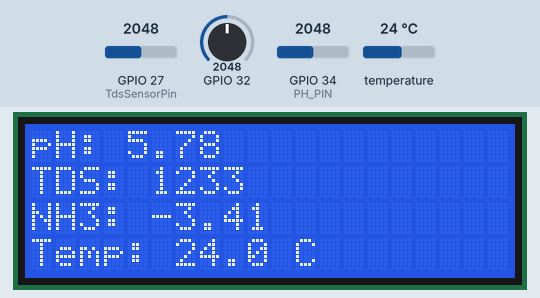
Simulated run of this sketch. Board: ESP32. On the bench: 20×4 character LCD. The test bench sets the inputs (shaded band); at power-on: temperature 24 °C, GPIO 27 (TdsSensorPin) = 2048, GPIO 32 = 2048, GPIO 34 (PH_PIN) = 2048. WiFi joins after 1.5 s; servers stay silent unless stated; uploads are accepted with an empty reply; what the sketch prints to the serial monitor is not drawn.

Above: at 5.0 s.
5.1 s: temperature set to 12 °C
At 9.3 s:
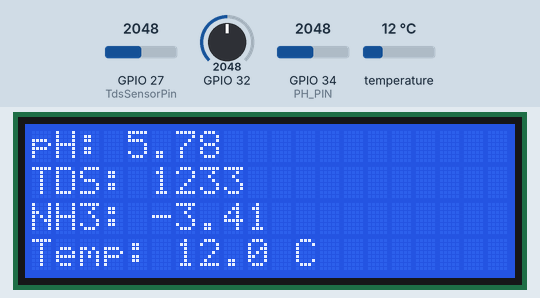
10.3 s: GPIO 27 (TdsSensorPin) set to 2866
At 13.9 s:
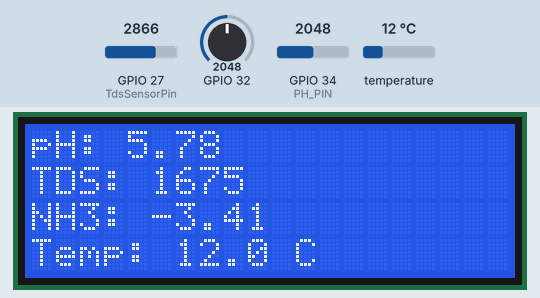
15.5 s: GPIO 32 set to 2866
At 17.3 s:
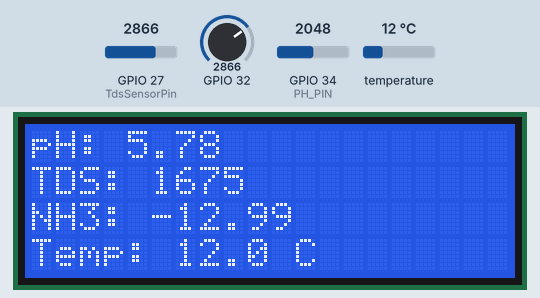
20.7 s: GPIO 34 (PH_PIN) set to 2866
At 22.0 s:
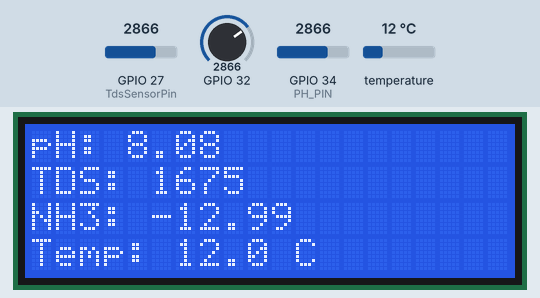
25.9 s: temperature set to 19 °C
31.1 s: GPIO 27 (TdsSensorPin) set to 3972
At 34.8 s:
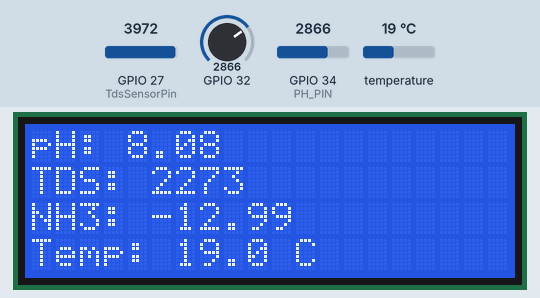
Timing chart, 0 to 36.3 s (numbered marks = the images above; inputs shaded):
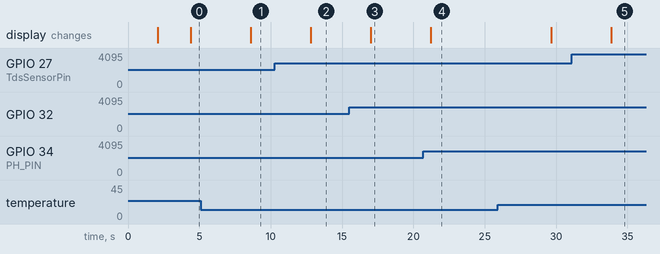

Measured:
- after the input at 5.1 s, the display: changes after 3.5 s (image 1)
- after the input at 10.3 s, the display: changes after 2.5 s (image 2)
- after the input at 15.5 s, the display: changes after 1.5 s (image 3)
- after the input at 20.7 s, the display: changes after 0.53 s (image 4)
- after the input at 31.1 s, the display: changes after 2.8 s (image 5)

The sketch:

bismillah.ino
```cpp
#include <Wire.h>
#include <LiquidCrystal_I2C.h>
#include <WiFi.h>
#include <HTTPClient.h>
#include <OneWire.h>
#include <DallasTemperature.h>

// Inisialisasi LCD I2C (alamat 0x27)
LiquidCrystal_I2C lcd(0x27, 20, 4);

// Wi-Fi credentials
const char * ssid = "indonesia";
const char * pass = "12345678q";

// Host untuk server pengumpulan data
const char* host = "192.168.18.103"; // Sesuaikan dengan alamat IP server Anda

// Definisi pin I2C SDA dan SCL
#define I2C_SDA 21
#define I2C_SCL 22

// Inisialisasi sensor OneWire dan DallasTemperature
const int oneWireBus = 15;
OneWire oneWire(oneWireBus);
DallasTemperature sensors(&oneWire);

// Definisi pin sensor pH dan TDS
#define PH_PIN 34
#define VREF 3.3
float pHOffset = 0.0;
#define TdsSensorPin 27

void setup() {
  // Inisialisasi Serial Monitor
  Serial.begin(115200);

  // Inisialisasi LCD
  lcd.begin(); // Jika perlu, gunakan init() jika begin() tidak efektif
  lcd.backlight();

  // Pesan awal di LCD
  lcd.setCursor(0, 0);
  lcd.print("System Ready");
  delay(2000);
  lcd.clear();

  // Inisialisasi sensor suhu DS18B20
  sensors.begin();

  // Koneksi ke Wi-Fi
  Serial.println("Connecting to Wi-Fi...");
  WiFi.begin(ssid, pass);
  while (WiFi.status() != WL_CONNECTED) {
    Serial.print(".");
    delay(500);
  }
  Serial.println("Connected!");
  Serial.print("IP Address: ");
  Serial.println(WiFi.localIP());
}

void loop() {
  sensors.requestTemperatures(); // Minta pembacaan suhu terbaru
  float temperatureC = sensors.getTempCByIndex(0); // Baca suhu

  int analogValuePH = analogRead(PH_PIN);
  float voltagePH = analogValuePH * (VREF / 4095.0);
  float pHValue = 3.5 * voltagePH + pHOffset;

  int tdsValue = analogRead(TdsSensorPin);
  float tds = ((0.5406 * tdsValue) + 125.74);
  tds = max(tds, 0.0f); // Pastikan TDS tidak negatif

  int sensorValueMQ135 = analogRead(32);
  float voltageMQ135 = (5.0 * sensorValueMQ135) / 4095.0;
  float ammonia = (-0.3335 * pow(voltageMQ135, 3)) + (-0.2473 * pow(voltageMQ135, 2)) + (0.982 * voltageMQ135) + 0.8953;

  // Update LCD
  lcd.clear();
  lcd.setCursor(0, 0);
  lcd.print("pH: ");
  lcd.print(pHValue, 2);
  lcd.setCursor(0, 1);
  lcd.print("TDS: ");
  lcd.print(tds, 0);
  lcd.setCursor(0, 2);
  lcd.print("NH3: ");
  lcd.print(ammonia, 2);
  lcd.setCursor(0, 3);
  lcd.print("Temp: ");
  lcd.print(temperatureC, 1);
  lcd.print(" C");

  // Kirim data ke server
  WiFiClient client;
  if (!client.connect(host, 80)) {
    Serial.println("Connection failed!");
    return;
  }

  String url = "http://" + String(host) + "/monitoring/api/receive_data.php?suhu=" + String(temperatureC) + "&amonia=" + String(ammonia) + "&tds=" + String(tds) + "&ph=" + String(pHValue);
  HTTPClient http;
  http.begin(url);
  int httpCode = http.GET();

  if (httpCode > 0) {
    String response = http.getString();
    Serial.println("Response: " + response);
  } else {
    Serial.println("Error on HTTP request");
  }
  http.end();

  delay(3000); // Delay sebelum loop berikutnya
}
```
